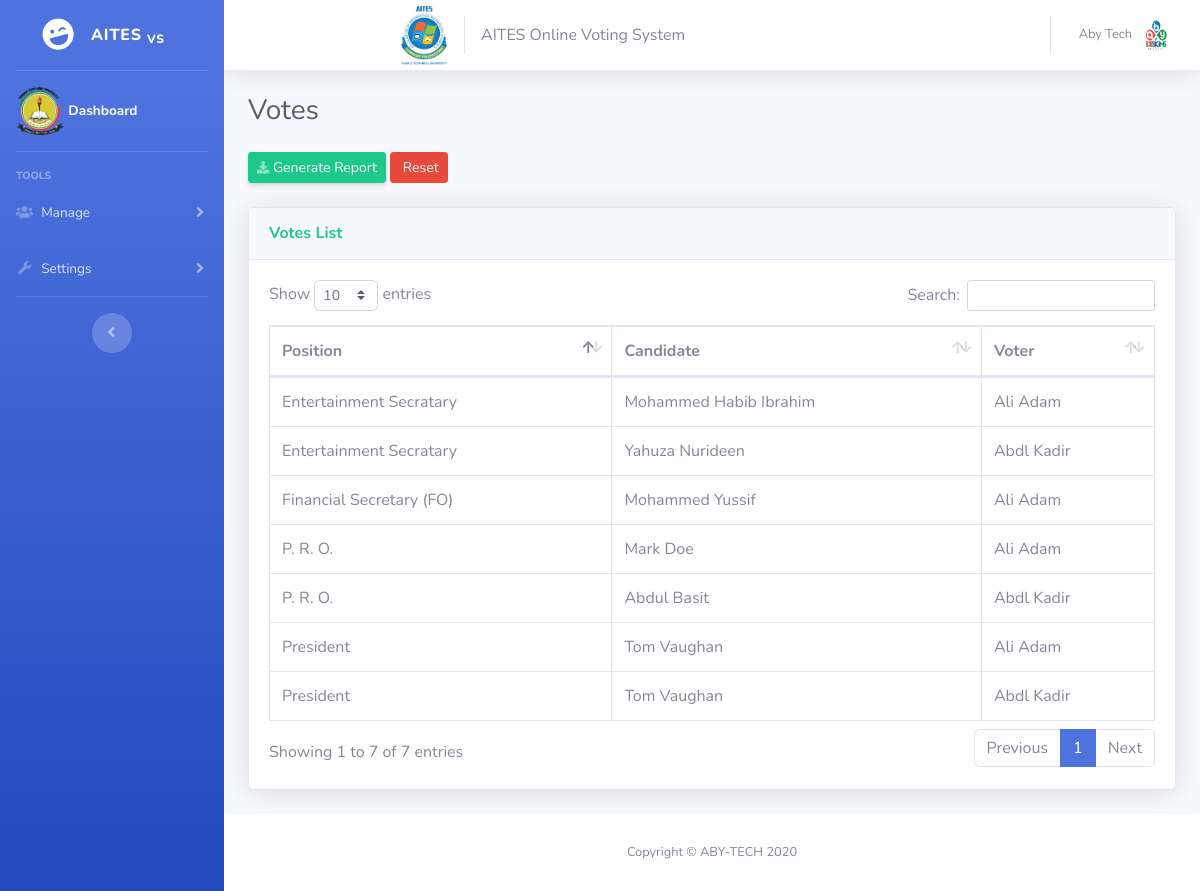
Screenshot of /admin/votes.php (signed in) with the database file from the repository.
### tables this page shows
CREATE TABLE `votes` (
  `id` int(11) NOT NULL,
  `voters_id` int(11) NOT NULL,
  `candidate_id` int(11) NOT NULL,
  `position_id` int(11) NOT NULL
);

CREATE TABLE `positions` (
  `id` int(11) NOT NULL,
  `description` varchar(50) NOT NULL,
  `max_vote` int(11) NOT NULL,
  `priority` int(11) NOT NULL
);

CREATE TABLE `candidates` (
  `id` int(11) NOT NULL,
  `position_id` int(11) NOT NULL,
  `firstname` varchar(30) NOT NULL,
  `lastname` varchar(30) NOT NULL,
  `photo` varchar(150) NOT NULL
);

CREATE TABLE `voters` (
  `id` int(11) NOT NULL,
  `password` varchar(8) NOT NULL,
  `firstname` varchar(30) NOT NULL,
  `lastname` varchar(30) NOT NULL,
  `indexnumber` varchar(8) NOT NULL,
  `phoneNumber` varchar(10) NOT NULL,
  `status` varchar(15) NOT NULL,
  `msgStatus` int(11) NOT NULL DEFAULT '0',
  `smsDtime` varchar(25) NOT NULL DEFAULT '-'
);

### admin/includes/session.php (called while the page is built, shortened)
<?php
	include 'includes/conn.php';
	$sql = "SELECT * FROM admin WHERE id = '".$_SESSION['admin']."'";
	$query = $conn->query($sql);
	$user = $query->fetch_assoc();
?>

### admin/votes.php (the view, shortened to what this page needs)
<?php include 'includes/session.php'; ?>
<?php include 'includes/header.php'; ?>
<?php include 'includes/navbar.php'; ?>
  <div class="container-fluid">
          <div class=" align-items-center justify-content-between mb-4">
            <h1 class="h3 mb-0 text-gray-800">Votes</h1>
          </div>
    <section class="content">
          <div class=" align-items-center justify-content-between mb-4">
              <a href="print.php" class="d-none d-sm-inline-block btn btn-sm btn-success shadow-sm"><i class="fas fa-download fa-sm text-white-50"></i> Generate Report</a>
              <a href="#reset" data-toggle="modal" class="btn btn-danger btn-sm btn-flat"><i class="fa fa-refresh"></i> Reset</a>
          </div>
          <div class="card shadow mb-4">
            <div class="card-header py-3">
              <h6 class="m-0 font-weight-bold text-success">Votes List</h6>
            </div>
            <div class="card-body">
              <div class="table-responsive">
                <table class="table table-bordered" id="example1" width="100%" cellspacing="0">
                <thead>
                  <th>Position</th>
                  <th>Candidate</th>
                  <th>Voter</th>
                </thead>
                <tbody>
                  <?php
                    $sql = "SELECT *, candidates.firstname AS canfirst, candidates.lastname AS canlast, voters.firstname AS votfirst, voters.lastname AS votlast FROM votes LEFT JOIN positions ON positions.id=votes.position_id LEFT JOIN candidates ON candidates.id=votes.candidate_id LEFT JOIN voters ON voters.id=votes.voters_id ORDER BY positions.priority ASC";
                    $query = $conn->query($sql);
                    while($row = $query->fetch_assoc()){
                      echo "
                        <tr>
                          <td>".$row['description']."</td>
                          <td>".$row['canfirst'].' '.$row['canlast']."</td>
                          <td>".$row['votfirst'].' '.$row['votlast']."</td>
                        </tr>
                      ";
                    }
                  ?>
                </tbody>
              </table>
            </div>
          </div>
        </div>
      </div>
  </div>
  <?php include 'includes/footer.php'; ?>
</body>
</html>

### admin/includes/nav.php (shortened to what this page needs)
<nav class="navbar navbar-expand navbar-light bg-white topbar mb-4 static-top shadow">
  <img class="img-profile " style="width: 3em;margin-left: 10em;" src="../images/aites.png">
  <span class="mr-2 d-none d-lg-inline text-gray-600">AITES Online Voting System</span>
  <ul class="navbar-nav ml-auto">
    <li class="nav-item dropdown no-arrow">
      <a class="nav-link dropdown-toggle" href="#" id="userDropdown" role="button" data-toggle="dropdown" aria-haspopup="true" aria-expanded="false">
        <span class="mr-2 d-none d-lg-inline text-gray-600 small">
       <?php echo $user['firstname'].' '.$user['lastname']; ?>
        </span>
        <img class="img-profile rounded-circle" src="<?php echo (!empty($user['photo'])) ? '../images/'.$user['photo'] : '../images/profile.jpg'; ?>">
      </a>
    </li>
  </ul>
</nav>

### rows the page displays
votes: position.description "President", candidate.firstname "Tom", candidate.lastname "Vaughan", voters.firstname "Ali", voters.lastname "Adam"
votes: position.description "President", candidate.firstname "Tom", candidate.lastname "Vaughan", voters.firstname "Abdl", voters.lastname "Kadir"
votes: position.description "Entertainment Secratary", candidate.firstname "Mohammed Habib", candidate.lastname "Ibrahim", voters.firstname "Ali", voters.lastname "Adam"
votes: position.description "Entertainment Secratary", candidate.firstname "Yahuza", candidate.lastname "Nurideen", voters.firstname "Abdl", voters.lastname "Kadir"
votes: position.description "P. R. O.", candidate.firstname "Mark", candidate.lastname "Doe", voters.firstname "Ali", voters.lastname "Adam"
votes: position.description "P. R. O.", candidate.firstname "Abdul", candidate.lastname "Basit", voters.firstname "Abdl", voters.lastname "Kadir"
votes: position.description "Financial Secretary (FO)", candidate.firstname "Mohammed", candidate.lastname "Yussif", voters.firstname "Ali", voters.lastname "Adam"

### other values shown
$user['firstname'] "Aby"
$user['lastname'] "Tech"
